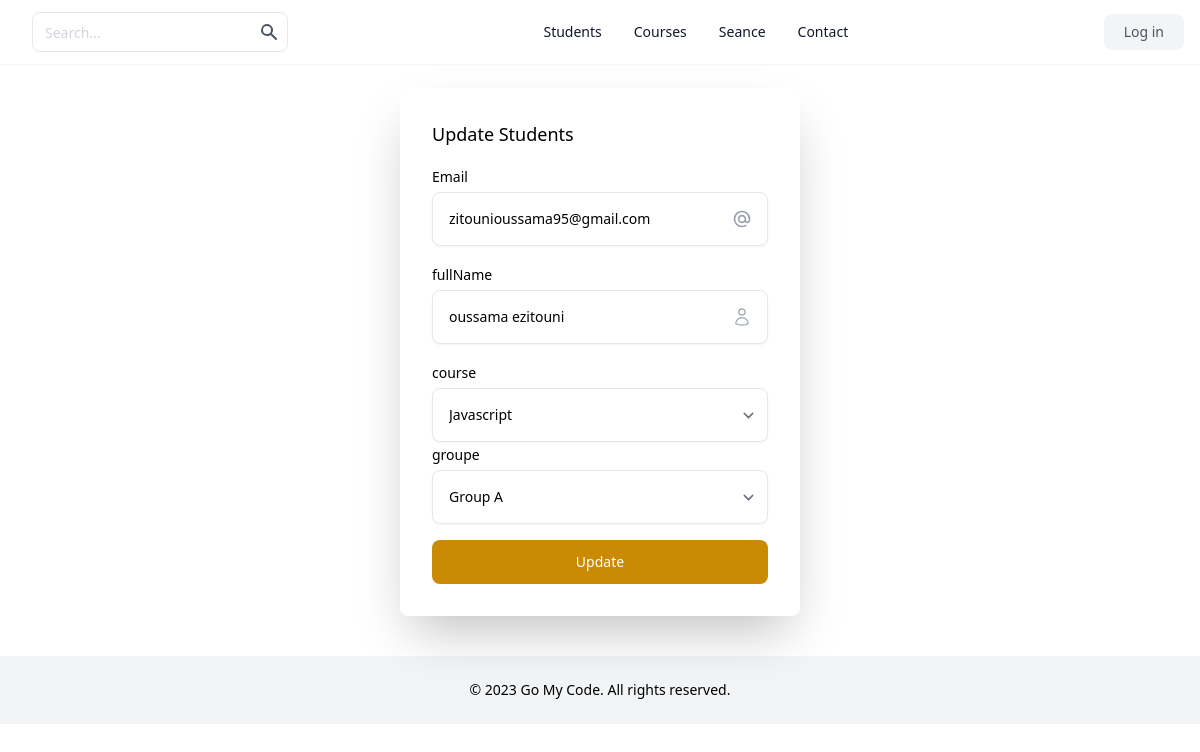
The page /students/update.php?id=1 on the database as committed earlier.
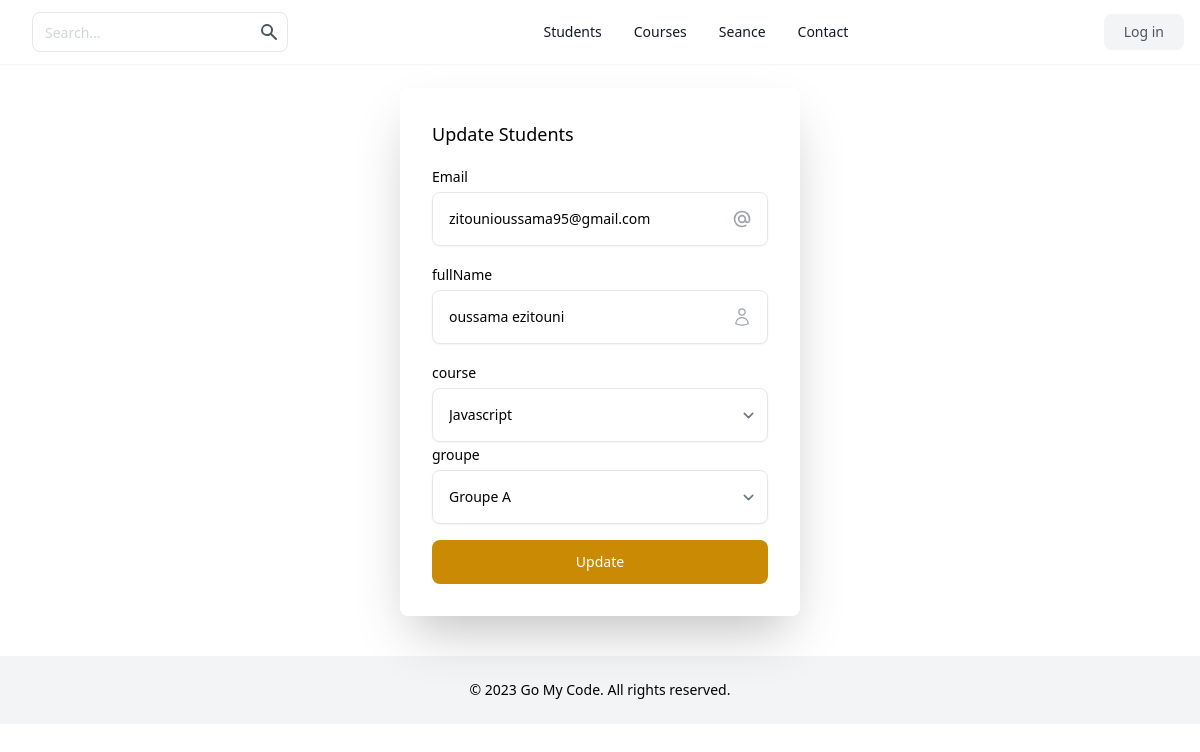
The same page on the database as committed later.
### tables this page shows
CREATE TABLE `students` (
  `id` int(11) NOT NULL AUTO_INCREMENT,
  `fullname` varchar(255) NOT NULL,
  `email` varchar(255) NOT NULL,
  `id_course` int(11) NOT NULL,
  `id_groupe` int(11) NOT NULL,
  PRIMARY KEY (`id`),
  KEY `fk_course_id` (`id_course`),
  KEY `fk_groupe_id` (`id_groupe`),
  CONSTRAINT `fk_course_id` FOREIGN KEY (`id_course`) REFERENCES `courses` (`id`) ON DELETE CASCADE ON UPDATE CASCADE,
  CONSTRAINT `fk_groupe_id` FOREIGN KEY (`id_groupe`) REFERENCES `groupes` (`id`) ON DELETE CASCADE ON UPDATE CASCADE
);

CREATE TABLE `groupes` (
  `id` int(11) NOT NULL AUTO_INCREMENT,
  `name` varchar(255) NOT NULL,
  PRIMARY KEY (`id`)
);

### students/update.php (the view, shortened to what this page needs)
<?php
require_once('../inc/header.php');
include('../inc/db.php');
if (isset($_GET['id'])) {
    $id = $_GET['id'];
    $query = $conn->prepare("select * from students where id=$id");
    $query->execute();
    $student = $query->fetch();
};
?>
<header aria-label="Site Header" class="shadow-sm">
    <div class="mx-auto flex h-16 max-w-screen-xl items-center justify-between px-4">
        <div class="flex items-center gap-4">
            <form class="mb-0 hidden lg:flex">
                <div class="relative">
                    <input class="h-10 rounded-lg border-gray-200 pr-10 text-sm placeholder-gray-300 focus:z-10" placeholder="Search..." type="text" />
                    <button type="submit" class="absolute inset-y-0 right-0 mr-px rounded-r-lg p-2 text-gray-600">
                        <svg class="h-5 w-5" fill="currentColor" viewbox="0 0 20 20" xmlns="http://www.w3.org/2000/svg">
                            <path clip-rule="evenodd" d="M8 4a4 4 0 100 8 4 4 0 000-8zM2 8a6 6 0 1110.89 3.476l4.817 4.817a1 1 0 01-1.414 1.414l-4.816-4.816A6 6 0 012 8z" fill-rule="evenodd"></path>
                        </svg>
                    </button>
                </div>
            </form>
        </div>
        <nav aria-label="Site Nav" class="hidden items-center justify-center gap-8 text-sm font-medium lg:flex lg:w-0 lg:flex-1">
            <a class="text-gray-900" href="../students/">Students</a>
            <a class="text-gray-900" href="../course/">Courses</a>
            <a class="text-gray-900" href="../seance/">Seance</a>
            <a class="text-gray-900" href="">Contact</a>
        </nav>
        <div class="hidden items-center gap-4 lg:flex">
            <a href="#" class="rounded-lg bg-gray-100 px-5 py-2 text-sm font-medium text-gray-600">
                Log in
            </a>
        </div>
    </div>
</header>
<div class="flex justify-center">
    <form action="./update.php" method="POST" class="mt-6 mb-0 space-y-4 rounded-lg p-8 w-[400px] md:shadow-2xl xl:shadow-2xl">
        <p class="text-lg font-medium">Update Students</p>
        <div>
            <label for="email" class="text-sm font-medium">Email</label>
            <div class="relative mt-1">
                <input type="email" id="email" name="email" value="<?= $student['email'] ?>" class="w-full rounded-lg border-gray-200 p-4 pr-12 text-sm shadow-sm" placeholder="Enter email" />
                <span class="absolute inset-y-0 right-4 inline-flex items-center">
                    <svg xmlns="http://www.w3.org/2000/svg" class="h-5 w-5 text-gray-400" fill="none" viewBox="0 0 24 24" stroke="currentColor">
                        <path stroke-linecap="round" stroke-linejoin="round" stroke-width="2" d="M16 12a4 4 0 10-8 0 4 4 0 008 0zm0 0v1.5a2.5 2.5 0 005 0V12a9 9 0 10-9 9m4.5-1.206a8.959 8.959 0 01-4.5 1.207" />
                    </svg>
                </span>
            </div>
        </div>
        <div>
            <label for="fullName" class="text-sm font-medium">fullName</label>
            <div class="relative mt-1">
                <input type="text" id="fullName" value="<?= $student['fullname'] ?>" name="fullName" class="w-full rounded-lg border-gray-200 p-4 pr-12 text-sm shadow-sm" placeholder="Enter fullName" />
                <span class="absolute inset-y-0 right-4 inline-flex items-center">
                </span>
            </div>
        </div>
        <div>
            <label for="id_course" class="text-sm font-medium">course</label>
            <div class="relative mt-1">
                <select class="w-full rounded-lg border-gray-200 p-4 pr-12 text-sm shadow-sm" name="id_course" id="id_course">
                    <?php
                    $stmt = $conn->prepare('select * from courses ');
                    $stmt->execute();
                    $courses = $stmt->fetchAll();
                    foreach ($courses as $key => $value) {
                    ?>
                        <option value="<?= $value['id'] ?>" <?= $value['id'] == $student['id'] ? 'selected'  : null ?>><?= $value['course_name']  ?></option>
                    <?php } ?>
                </select>
            </div>
            <label for="id_groupe" class="text-sm font-medium">groupe</label>
            <div class="relative mt-1">
                <select class="w-full rounded-lg border-gray-200 p-4 pr-12 text-sm shadow-sm" name="id_groupe" id="id_groupe">
                    <?php
                    $stmt = $conn->prepare('select * from groupes ');
                    $stmt->execute();
                    $groupes = $stmt->fetchAll();
                    foreach ($groupes as $key => $value) {
                    ?>
                        <option value="<?= $value['id'] ?>" <?= $value['id'] == $student['id'] ? 'selected'  : null ?>><?= $value['name'] ?></option>
                    <?php } ?>
                </select>
            </div>
        </div>
        <button type="submit" name="update" class="block w-full rounded-lg bg-yellow-600 px-5 py-3 text-sm font-medium text-white">
            Update
        </button>
    </form>
</div>
<?php require_once('../inc/footer.php') ?>

Rows that differ between the two databases and show on the page:
changed students "zitounioussama95@gmail.com": id_groupe "Group A" → "Groupe A"
